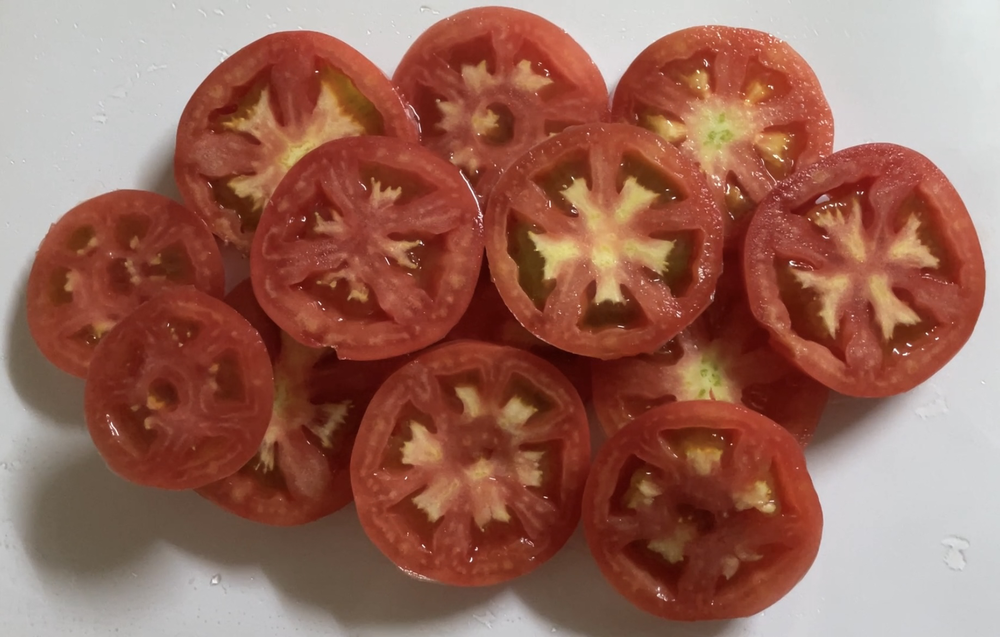
#> input picture src/vision/data/IMG_2803.png, 1000 x 637 px, shrunk from 1837 x 1170 before the run, found by its file name
$ python rgb_transform.py
#> lines starting #> are read from the running program, lines starting #| are printed output that depends on the picture
import cv2
import numpy as np
import matplotlib.pyplot as plt

# 이미지 파일 불러오기
image_path = '/home/choiyj/catkin_ws/src/macstouch/src/vision/data/IMG_2803.png'  # 여기에 파일 경로를 입력하세요
image = cv2.imread(image_path)
#> image is the input picture: shape (637, 1000, 3); mean B, G, R 90.1, 103.9, 152.2

# BGR 채널을 RGB로 변환
image_rgb = cv2.cvtColor(image, cv2.COLOR_BGR2RGB)

# R, G, B 채널 분리
R, G, B = cv2.split(image_rgb)
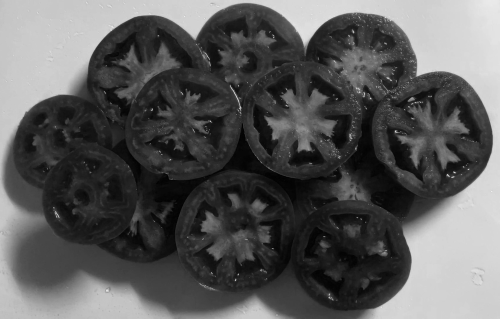
#> B: shape (637, 1000) (shown at 1/2 size); min 0, max 251, mean 90.1

# 각 채널을 그레이스케일로 변환
R_gray = R
G_gray = G
B_gray = B

# 오리지널 이미지 그레이스케일 변환 (R, G, B 평균값을 사용)
original_gray = cv2.cvtColor(image, cv2.COLOR_BGR2GRAY)
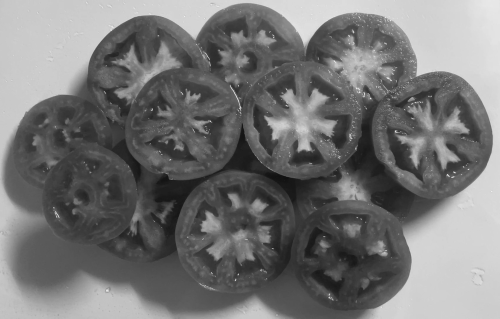
#> original_gray: shape (637, 1000) (shown at 1/2 size); min 15, max 254, mean 116.7

# Canny Edge Detection 적용
R_edges = cv2.Canny(R_gray, 100, 200)
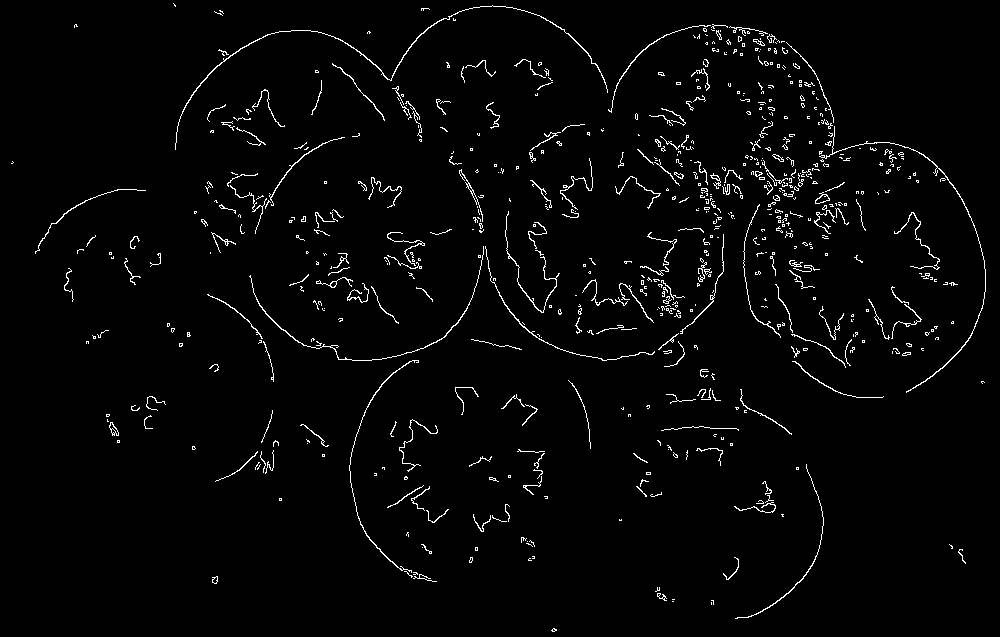
#> R_edges: shape (637, 1000); 2.4% white in thin lines or dots
G_edges = cv2.Canny(G_gray, 100, 200)
#> G_edges: shape (637, 1000); 2.5% white in thin lines or dots
B_edges = cv2.Canny(B_gray, 100, 200)
#> B_edges: shape (637, 1000); 2.3% white in thin lines or dots
original_edges = cv2.Canny(original_gray, 100, 200)
#> original_edges: shape (637, 1000); 2.4% white in thin lines or dots

# 허프 변환을 이용한 원 검출 함수
def detect_circles(image_edges, original_image):
    circles = cv2.HoughCircles(image_edges, cv2.HOUGH_GRADIENT, dp=1.2, minDist=20,
                               param1=50, param2=30, minRadius=180, maxRadius=250) # 파라미터 튜닝 필요
#> circles = 23 rows, first 8: [768.6, 294.6, 216.2], [570.6, 162.6, 199.1], [474.6, 270.6, 249.2], [504.6, 270.6, 249.2], [720.6, 240.6, 214.9], [720.6, 216.6, 191.2], [491.4, 216.6, 209.6], [701.4, 252.6, 228.1]

    if circles is not None:
        circles = np.round(circles[0, :]).astype("int")
#> circles = 23 rows, first 8: [769, 295, 216], [571, 163, 199], [475, 271, 249], [505, 271, 249], [721, 241, 215], [721, 217, 191], [491, 217, 210], [701, 253, 228]
        for (x, y, r) in circles:
            cv2.circle(original_image, (x, y), r, (0, 255, 0), 4)  # 원 그리기
            cv2.rectangle(original_image, (x - 5, y - 5), (x + 5, y + 5), (0, 128, 255), -1)  # 중심점 표시
#> this loop made 23 passes
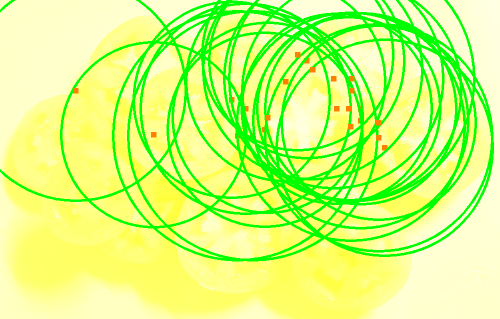
#> original_image: shape (637, 1000, 3) (shown at 1/2 size); mean of channels 0, 1, 2 125.3, 254.6, 210.4; drawn as B, G, R
    return original_image

# R, G, B 채널과 오리지널 이미지에서 원 검출
R_circles = detect_circles(R_edges, cv2.merge([R, np.full_like(R, 255), np.full_like(R, 255)]))
G_circles = detect_circles(G_edges, cv2.merge([np.full_like(G, 255), G, np.full_like(G, 255)]))
#> in detect_circles (call 2), `circles = cv2.HoughCircles(image_edges, cv2.HOUGH_GRADIENT, dp=1.2, mi..`: circles = 18 rows, first 8: [720.6, 213, 187.1], [768.6, 300.6, 217.6], [474.6, 270.6, 249.2], [720.6, 240.6, 214.9], [528.6, 258.6, 192.5], [672.6, 348.6, 208.3], [756.6, 263.4, 228.1], [558.6, 324.6, 192.5]
#> in detect_circles (call 2), `circles = np.round(circles[0, :]).astype("int")`: circles = 18 rows, first 8: [721, 213, 187], [769, 301, 218], [475, 271, 249], [721, 241, 215], [529, 259, 192], [673, 349, 208], [757, 263, 228], [559, 325, 192]
#> the loop in detect_circles (call 2), `for (x, y, r) in circles:` made 18 passes
#> after the loop in detect_circles (call 2), `for (x, y, r) in circles:`:
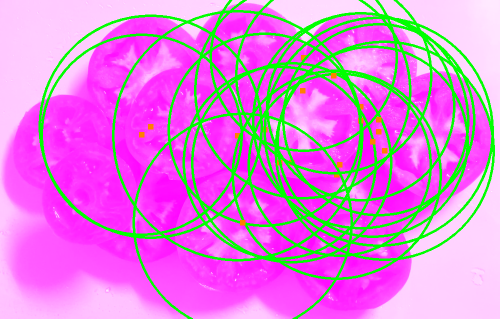
#> original_image: shape (637, 1000, 3) (shown at 1/2 size); mean of channels 0, 1, 2 215.8, 129.4, 216.5; drawn as B, G, R
B_circles = detect_circles(B_edges, cv2.merge([np.full_like(B, 255), np.full_like(B, 255), B]))
#> in detect_circles (call 3), `circles = cv2.HoughCircles(image_edges, cv2.HOUGH_GRADIENT, dp=1.2, mi..`: circles = 13 rows, first 8: [720.6, 216.6, 185.9], [768.6, 300.6, 217.6], [570.6, 162.6, 199.1], [744.6, 270.6, 240], [768.6, 276.6, 214.9], [606.6, 180.6, 211], [528.6, 270.6, 181.9], [462.6, 198.6, 196.4]
#> in detect_circles (call 3), `circles = np.round(circles[0, :]).astype("int")`: circles = 13 rows, first 8: [721, 217, 186], [769, 301, 218], [571, 163, 199], [745, 271, 240], [769, 277, 215], [607, 181, 211], [529, 271, 182], [463, 199, 196]
#> the loop in detect_circles (call 3), `for (x, y, r) in circles:` made 13 passes
#> after the loop in detect_circles (call 3), `for (x, y, r) in circles:`:
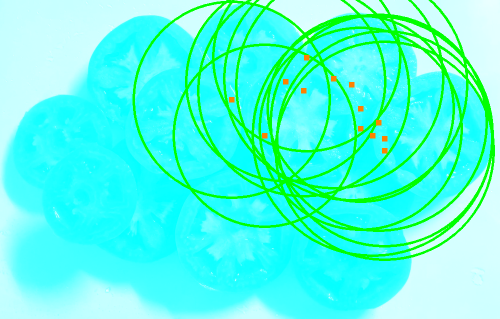
#> original_image: shape (637, 1000, 3) (shown at 1/2 size); mean of channels 0, 1, 2 227.3, 254.7, 82; drawn as B, G, R
original_circles = detect_circles(original_edges, image_rgb.copy())  # 원래 이미지에도 허프 변환 적용
#> in detect_circles (call 4), `circles = cv2.HoughCircles(image_edges, cv2.HOUGH_GRADIENT, dp=1.2, mi..`: circles = 20 rows, first 8: [666.6, 216.6, 185.8], [474.6, 270.6, 249.2], [768.6, 306.6, 218.9], [720.6, 216.6, 184.6], [504.6, 282.6, 220.2], [528.6, 258.6, 193.8], [714.6, 240.6, 208.3], [756.6, 263.4, 228.1]
#> in detect_circles (call 4), `circles = np.round(circles[0, :]).astype("int")`: circles = 20 rows, first 8: [667, 217, 186], [475, 271, 249], [769, 307, 219], [721, 217, 185], [505, 283, 220], [529, 259, 194], [715, 241, 208], [757, 263, 228]
#> the loop in detect_circles (call 4), `for (x, y, r) in circles:` made 20 passes
#> after the loop in detect_circles (call 4), `for (x, y, r) in circles:`:
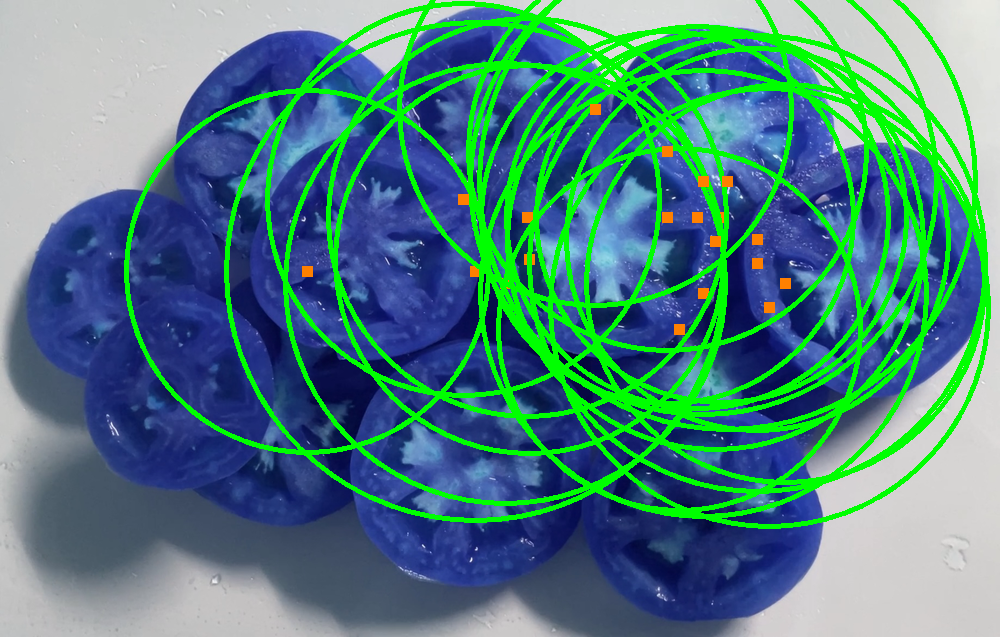
#> original_image: shape (637, 1000, 3); mean of channels 0, 1, 2 127.3, 130.4, 78.9; drawn as B, G, R

# 결과 출력
plt.figure(figsize=(16, 8))

plt.subplot(2, 2, 1)
plt.imshow(R_circles)
plt.title('Red Channel (Hough Circles)')

plt.subplot(2, 2, 2)
plt.imshow(G_circles)
plt.title('Green Channel (Hough Circles)')

plt.subplot(2, 2, 3)
plt.imshow(B_circles)
plt.title('Blue Channel (Hough Circles)')

plt.subplot(2, 2, 4)
plt.imshow(original_circles)
plt.title('Original Image (Hough Circles)')

plt.tight_layout()
plt.show()

$ run again, with src/vision/data/color_.png copied over src/vision/data/IMG_2803.png
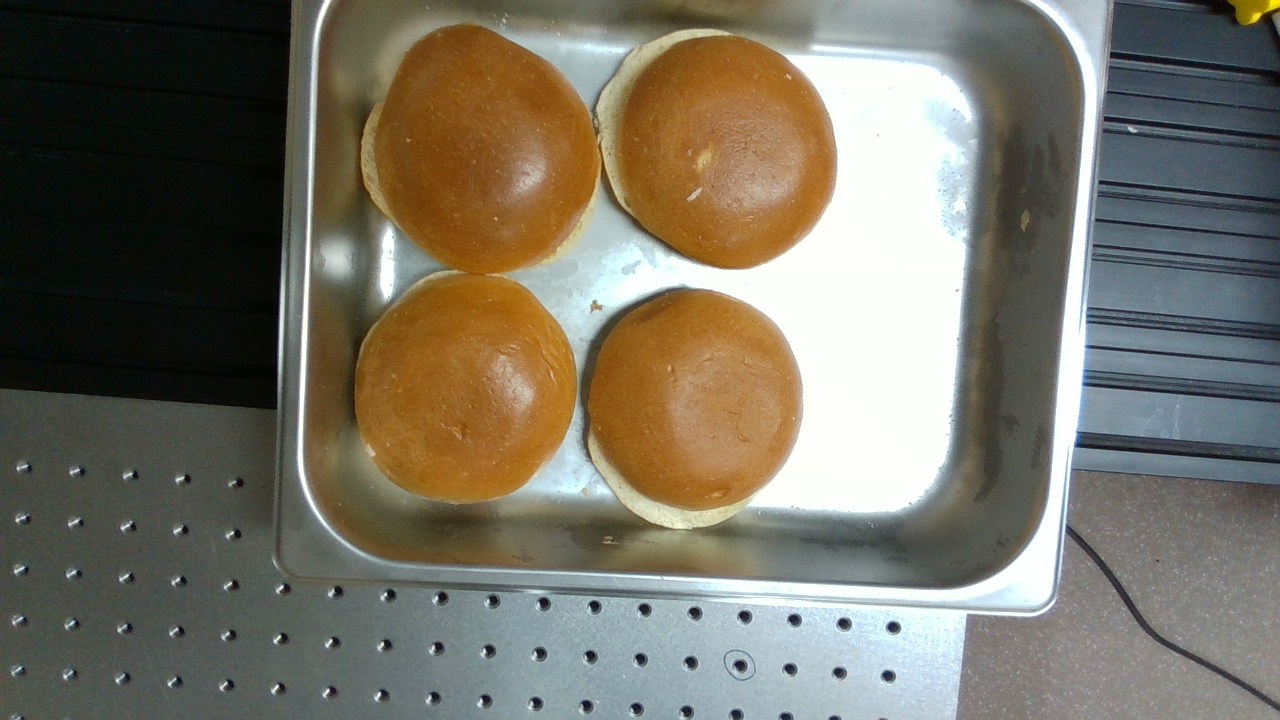
#> input picture src/vision/data/color_.png, 1280 x 720 px, found by its file name
#> image is the input picture: shape (720, 1280, 3); mean B, G, R 101, 114.4, 118.8
#> R_edges: shape (720, 1280); 3% white in thin lines or dots
#> G_edges: shape (720, 1280); 3.1% white in thin lines or dots
#> B_edges: shape (720, 1280); 3.1% white in thin lines or dots
#> original_edges: shape (720, 1280); 3.1% white in thin lines or dots
#> in detect_circles, `circles = cv2.HoughCircles(image_edges, cv2.HOUGH_GRADIENT, dp=1.2, mi..`: circles = 331 rows, first 8: [834.6, 372.6, 247.9], [527.4, 336.6, 249.2], [509.4, 360.6, 232.1], [864.6, 360.6, 249.2], [492.6, 378.6, 216.2], [546.6, 342.6, 246.6], [834.6, 393, 244], [815.4, 432.6, 241.3]
#> in detect_circles, `circles = np.round(circles[0, :]).astype("int")`: circles = 331 rows, first 8: [835, 373, 248], [527, 337, 249], [509, 361, 232], [865, 361, 249], [493, 379, 216], [547, 343, 247], [835, 393, 244], [815, 433, 241]
#> the loop in detect_circles, `for (x, y, r) in circles:` made 331 passes
#> in detect_circles (call 2), `circles = cv2.HoughCircles(image_edges, cv2.HOUGH_GRADIENT, dp=1.2, mi..`: circles = 344 rows, first 8: [492.6, 375, 216.2], [834.6, 372.6, 247.9], [527.4, 336.6, 249.2], [509.4, 360.6, 232.1], [546.6, 342.6, 246.6], [978.6, 378.6, 232.1], [783, 402.6, 204.4], [828.6, 396.6, 249.2]
#> in detect_circles (call 2), `circles = np.round(circles[0, :]).astype("int")`: circles = 344 rows, first 8: [493, 375, 216], [835, 373, 248], [527, 337, 249], [509, 361, 232], [547, 343, 247], [979, 379, 232], [783, 403, 204], [829, 397, 249]
#> the loop in detect_circles (call 2), `for (x, y, r) in circles:` made 344 passes
#> in detect_circles (call 3), `circles = cv2.HoughCircles(image_edges, cv2.HOUGH_GRADIENT, dp=1.2, mi..`: circles = 344 rows, first 8: [489, 378.6, 213.6], [834.6, 372.6, 247.9], [527.4, 336.6, 249.2], [546.6, 342.6, 246.6], [510.6, 370.2, 234.7], [846.6, 354.6, 249.2], [732.6, 372.6, 226.8], [876.6, 360.6, 242.6]
#> in detect_circles (call 3), `circles = np.round(circles[0, :]).astype("int")`: circles = 344 rows, first 8: [489, 379, 214], [835, 373, 248], [527, 337, 249], [547, 343, 247], [511, 370, 235], [847, 355, 249], [733, 373, 227], [877, 361, 243]
#> the loop in detect_circles (call 3), `for (x, y, r) in circles:` made 344 passes
#> after the loop in detect_circles (call 3), `for (x, y, r) in circles:`:
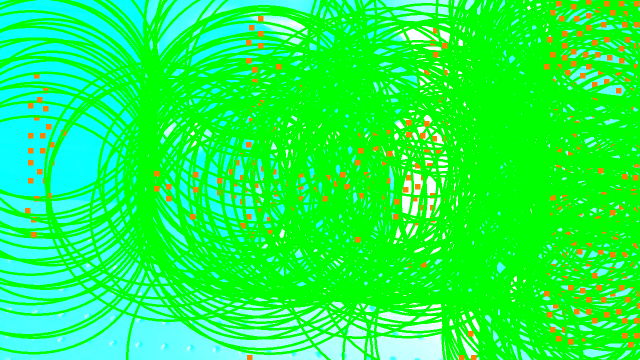
#> original_image: shape (720, 1280, 3) (shown at 1/2 size); mean of channels 0, 1, 2 74.8, 252, 29.8; drawn as B, G, R
#> in detect_circles (call 4), `circles = cv2.HoughCircles(image_edges, cv2.HOUGH_GRADIENT, dp=1.2, mi..`: circles = 337 rows, first 8: [834.6, 372.6, 247.9], [527.4, 336.6, 249.2], [492.6, 378.6, 216.2], [515.4, 354.6, 238.7], [546.6, 342.6, 246.6], [828.6, 408.6, 249.2], [870.6, 354.6, 249.2], [815.4, 432.6, 241.3]
#> in detect_circles (call 4), `circles = np.round(circles[0, :]).astype("int")`: circles = 337 rows, first 8: [835, 373, 248], [527, 337, 249], [493, 379, 216], [515, 355, 239], [547, 343, 247], [829, 409, 249], [871, 355, 249], [815, 433, 241]
#> the loop in detect_circles (call 4), `for (x, y, r) in circles:` made 337 passes
#> after the loop in detect_circles (call 4), `for (x, y, r) in circles:`:
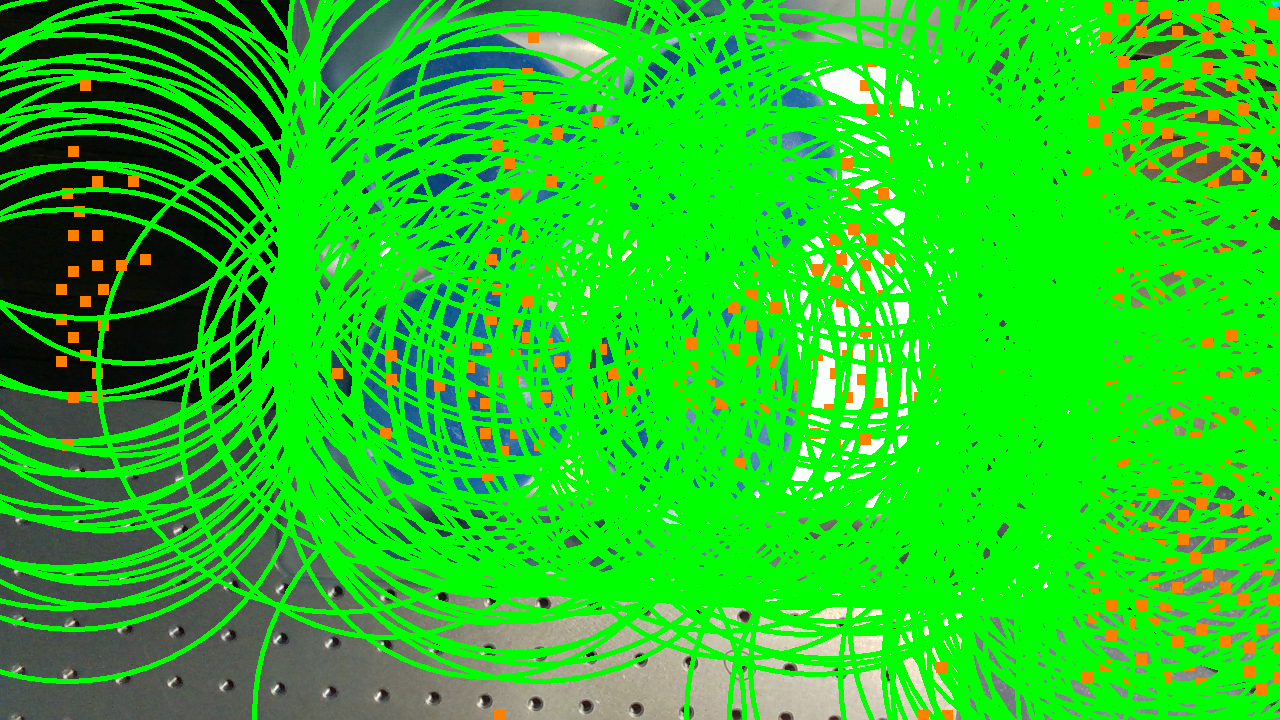
#> original_image: shape (720, 1280, 3); mean of channels 0, 1, 2 28.8, 201.8, 31.8; drawn as B, G, R

$ run again, with src/vision/data/color_0001.png copied over src/vision/data/IMG_2803.png
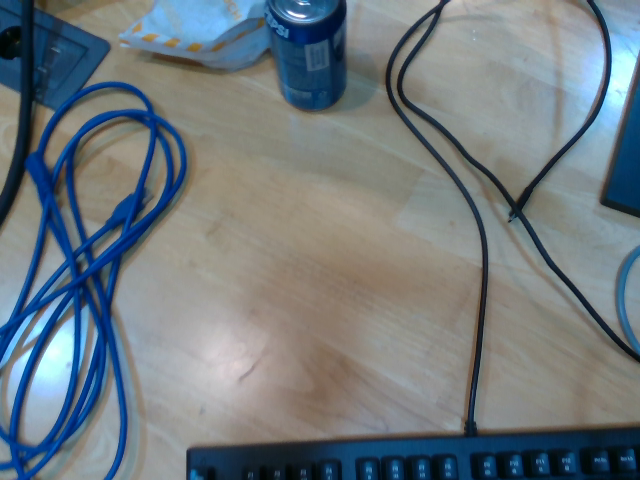
#> input picture src/vision/data/color_0001.png, 640 x 480 px, found by its file name
#> image is the input picture: shape (480, 640, 3); mean B, G, R 126.8, 121.3, 111.2
#> R_edges: shape (480, 640); 3.6% white in thin lines or dots
#> G_edges: shape (480, 640); 3.9% white in thin lines or dots
#> B_edges: shape (480, 640); 3.8% white in thin lines or dots
#> original_edges: shape (480, 640); 3.6% white in thin lines or dots
#> in detect_circles, `circles = cv2.HoughCircles(image_edges, cv2.HOUGH_GRADIENT, dp=1.2, mi..`: circles = 53 rows, first 8: [258.6, 294.6, 228.1], [258.6, 264.6, 228.1], [297, 285, 188.5], [240.6, 282.6, 242.6], [275.4, 276.6, 207], [246.6, 228.6, 216.2], [281.4, 228.6, 214.9], [317.4, 342.6, 244]
#> in detect_circles, `circles = np.round(circles[0, :]).astype("int")`: circles = 53 rows, first 8: [259, 295, 228], [259, 265, 228], [297, 285, 189], [241, 283, 243], [275, 277, 207], [247, 229, 216], [281, 229, 215], [317, 343, 244]
#> the loop in detect_circles, `for (x, y, r) in circles:` made 53 passes
#> in detect_circles (call 2), `circles = cv2.HoughCircles(image_edges, cv2.HOUGH_GRADIENT, dp=1.2, mi..`: circles = 55 rows, first 8: [257.4, 297, 229.4], [264.6, 264.6, 224.2], [243, 282.6, 245.3], [297, 285, 188.5], [276.6, 243, 232.1], [249, 234.6, 209.6], [335.4, 336.6, 225.5], [276.6, 288.6, 209.6]
#> in detect_circles (call 2), `circles = np.round(circles[0, :]).astype("int")`: circles = 55 rows, first 8: [257, 297, 229], [265, 265, 224], [243, 283, 245], [297, 285, 189], [277, 243, 232], [249, 235, 210], [335, 337, 225], [277, 289, 210]
#> the loop in detect_circles (call 2), `for (x, y, r) in circles:` made 55 passes
#> in detect_circles (call 3), `circles = cv2.HoughCircles(image_edges, cv2.HOUGH_GRADIENT, dp=1.2, mi..`: circles = 50 rows, first 8: [264.6, 264.6, 224.2], [258.6, 294.6, 228.1], [245.4, 276.6, 242.6], [297, 287.4, 189.8], [276.6, 246.6, 234.7], [252.6, 245.4, 232.1], [258.6, 318.6, 237.4], [311.4, 330.6, 238.7]
#> in detect_circles (call 3), `circles = np.round(circles[0, :]).astype("int")`: circles = 50 rows, first 8: [265, 265, 224], [259, 295, 228], [245, 277, 243], [297, 287, 190], [277, 247, 235], [253, 245, 232], [259, 319, 237], [311, 331, 239]
#> the loop in detect_circles (call 3), `for (x, y, r) in circles:` made 50 passes
#> after the loop in detect_circles (call 3), `for (x, y, r) in circles:`:
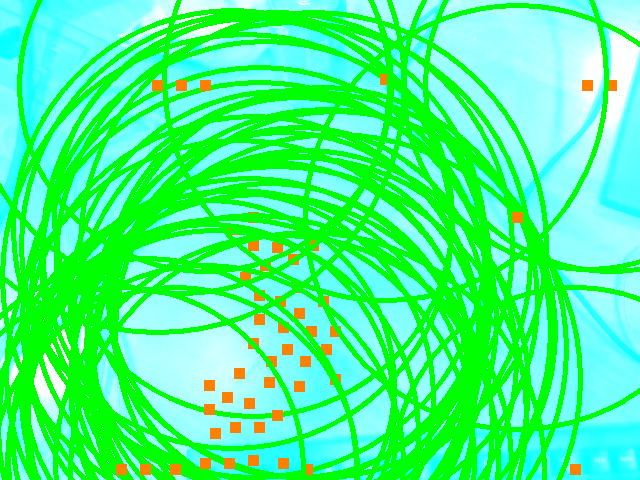
#> original_image: shape (480, 640, 3); mean of channels 0, 1, 2 136.8, 253, 73.4; drawn as B, G, R
#> in detect_circles (call 4), `circles = cv2.HoughCircles(image_edges, cv2.HOUGH_GRADIENT, dp=1.2, mi..`: circles = 47 rows, first 8: [257.4, 294.6, 229.4], [258.6, 264.6, 228.1], [237, 294.6, 249.2], [335.4, 336.6, 225.5], [279, 291, 207], [317.4, 348.6, 245.3], [276.6, 228.6, 214.9], [299.4, 283.8, 191.2]
#> in detect_circles (call 4), `circles = np.round(circles[0, :]).astype("int")`: circles = 47 rows, first 8: [257, 295, 229], [259, 265, 228], [237, 295, 249], [335, 337, 225], [279, 291, 207], [317, 349, 245], [277, 229, 215], [299, 284, 191]
#> the loop in detect_circles (call 4), `for (x, y, r) in circles:` made 47 passes
#> after the loop in detect_circles (call 4), `for (x, y, r) in circles:`:
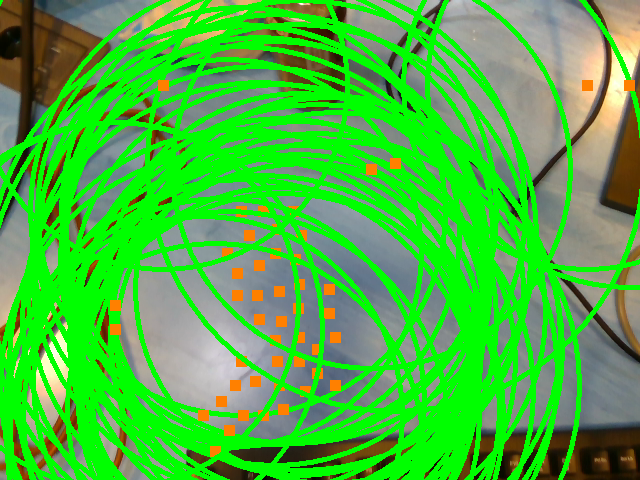
#> original_image: shape (480, 640, 3); mean of channels 0, 1, 2 61.9, 185, 72.5; drawn as B, G, R
